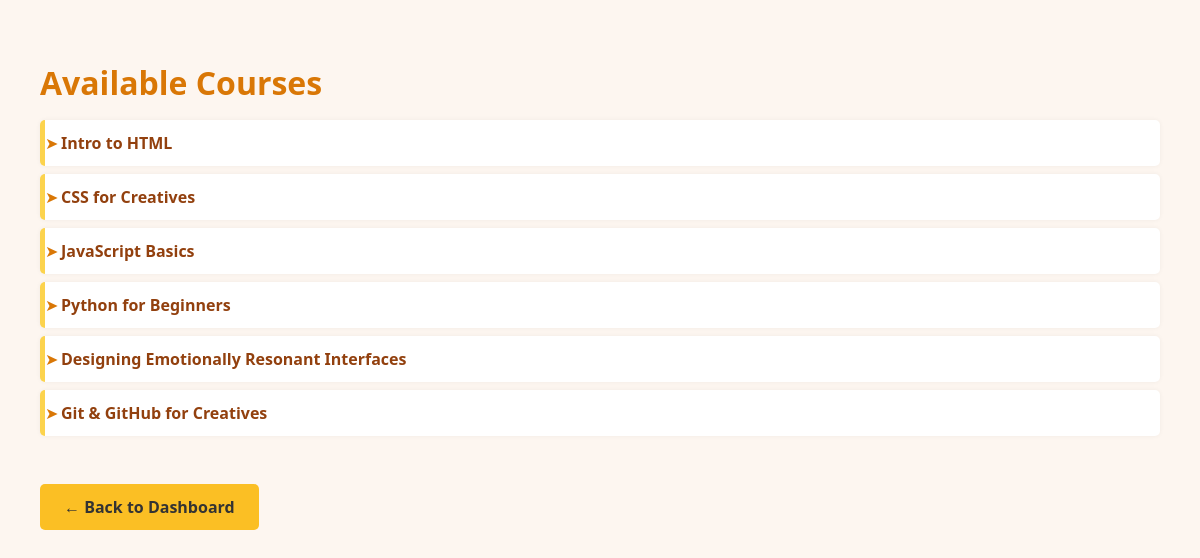
Page /courses/ on the committed database.
### LetsLearn/models.py (models this page shows, shortened)
class Course(models.Model):
    CATEGORY_CHOICES = [
        ('web', 'Web Development'),
        ('data', 'Data Science'),
        ('design', 'Design'),
    ]
    title = models.CharField(max_length=100)
    description = models.TextField()
    category = models.CharField(max_length=20, choices=CATEGORY_CHOICES, default='web')
    completed_by = models.ManyToManyField(User, blank=True)

### LetsLearn/views.py (the view)
# urls.py: path('courses/', views.course_list, name='course_list'),
def course_list(request):
    courses = Course.objects.all()
    return render(request, 'course_list.html', {'courses': courses})

### templates/course_list.html (shortened to what this page needs)
<!DOCTYPE html>
{% load static %}
<html>
<head>
  <link rel="stylesheet" href="{% static 'style.css' %}">
</head>
<body>
  <h1>Available Courses</h1>
  <ul>
    {% for course in courses %}
      <li><a href="{% url 'course_detail' course.id %}">{{ course.title }}</a></li>
    {% endfor %}
  </ul>
  <a href="{% url 'dashboard' %}" class="back-button">← Back to Dashboard</a>
</body>
</html>

### LetsLearn/static/style.css (style rules this page uses)
body { font-family: 'Segoe UI', sans-serif; background-color: #fdf6f0; color: #333; padding: 2rem; }
ul { list-style-type: none; padding: 0; }
ul li { margin: 0.5rem 0; padding-left: 1rem; position: relative; }
ul li::before { content: "➤"; position: absolute; left: 0; color: #d97706; }
h1, h2 { color: #d97706; }
a { color: #92400e; text-decoration: none; }

### templates/course_list.html (style rules this page uses)
body { font-family: 'Segoe UI', sans-serif; background-color: #fdf6f0; color: #333; padding: 2rem; }
h1 { color: #d97706; margin-bottom: 1rem; }
ul { list-style-type: none; padding: 0; }
ul li { background-color: #fff; padding: 0.75rem 1rem; margin-bottom: 0.5rem; border-left: 5px solid #fcd34d; box-shadow: 0 0 5px rgba(0,0,0,0.05); border-radius: 5px; }
ul li a { text-decoration: none; color: #92400e; font-weight: bold; }
.back-button { background-color: #fbbf24; color: #333; padding: 0.75rem 1.5rem; border: none; border-radius: 5px; font-weight: bold; text-decoration: none; display: inline-block; margin-top: 2rem; transition: background-color 0.3s ease; }

### rows in the picture
Course: title "Intro to HTML"
Course: title "CSS for Creatives"
Course: title "JavaScript Basics"
Course: title "Python for Beginners"
Course: title "Designing Emotionally Resonant Interfaces"
Course: title "Git & GitHub for Creatives"
